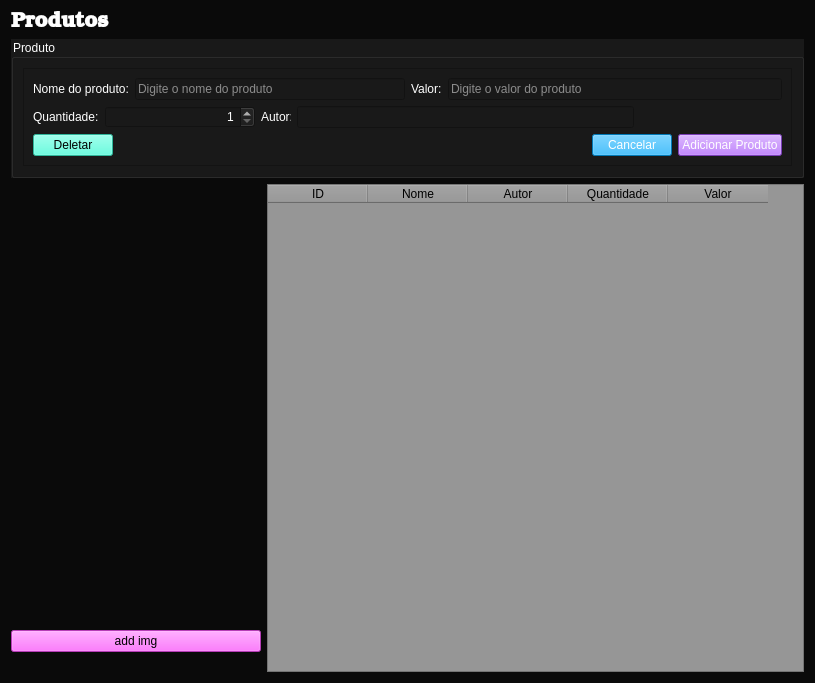
<?xml version="1.0" encoding="UTF-8"?>
<ui version="4.0">
 <class>Form</class>
 <widget class="QWidget" name="Form">
  <property name="geometry">
   <rect>
    <x>0</x>
    <y>0</y>
    <width>815</width>
    <height>683</height>
   </rect>
  </property>
  <property name="windowTitle">
   <string>Form</string>
  </property>
  <property name="styleSheet">
   <string notr="true">background-color: rgb(10, 10, 10);
color: rgb(255, 255, 255);</string>
  </property>
  <layout class="QVBoxLayout" name="verticalLayout_4">
   <item>
    <widget class="QLabel" name="label">
     <property name="font">
      <font>
       <family>Bookman Old Style</family>
       <pointsize>16</pointsize>
       <weight>75</weight>
       <bold>true</bold>
      </font>
     </property>
     <property name="text">
      <string>Produtos</string>
     </property>
    </widget>
   </item>
   <item>
    <widget class="QGroupBox" name="groupBox">
     <property name="styleSheet">
      <string notr="true">background-color: rgb(25, 25, 25);
</string>
     </property>
     <property name="title">
      <string>Produto</string>
     </property>
     <layout class="QHBoxLayout" name="horizontalLayout_7">
      <item>
       <widget class="QFrame" name="frame">
        <property name="frameShape">
         <enum>QFrame::StyledPanel</enum>
        </property>
        <property name="frameShadow">
         <enum>QFrame::Raised</enum>
        </property>
        <layout class="QVBoxLayout" name="verticalLayout_2">
         <item>
          <layout class="QVBoxLayout" name="verticalLayout">
           <item>
            <layout class="QHBoxLayout" name="horizontalLayout_4">
             <item>
              <layout class="QHBoxLayout" name="horizontalLayout_2">
               <item>
                <widget class="QLabel" name="label_2">
                 <property name="text">
                  <string>Nome do produto:</string>
                 </property>
                </widget>
               </item>
               <item>
                <widget class="QLineEdit" name="book_name">
                 <property name="placeholderText">
                  <string>Digite o nome do produto</string>
                 </property>
                </widget>
               </item>
              </layout>
             </item>
             <item>
              <layout class="QHBoxLayout" name="horizontalLayout_5">
               <item>
                <widget class="QLabel" name="label_4">
                 <property name="text">
                  <string>Valor:</string>
                 </property>
                </widget>
               </item>
               <item>
                <widget class="QLineEdit" name="book_price">
                 <property name="placeholderText">
                  <string>Digite o valor do produto</string>
                 </property>
                </widget>
               </item>
              </layout>
             </item>
            </layout>
           </item>
           <item>
            <layout class="QHBoxLayout" name="horizontalLayout_3">
             <item>
              <widget class="QLabel" name="label_3">
               <property name="sizePolicy">
                <sizepolicy hsizetype="Fixed" vsizetype="Preferred">
                 <horstretch>0</horstretch>
                 <verstretch>0</verstretch>
                </sizepolicy>
               </property>
               <property name="text">
                <string>Quantidade:</string>
               </property>
              </widget>
             </item>
             <item>
              <widget class="QSpinBox" name="book_qtd">
               <property name="sizePolicy">
                <sizepolicy hsizetype="Preferred" vsizetype="Fixed">
                 <horstretch>0</horstretch>
                 <verstretch>0</verstretch>
                </sizepolicy>
               </property>
               <property name="minimumSize">
                <size>
                 <width>150</width>
                 <height>0</height>
                </size>
               </property>
               <property name="maximumSize">
                <size>
                 <width>75</width>
                 <height>16777215</height>
                </size>
               </property>
               <property name="alignment">
                <set>Qt::AlignRight|Qt::AlignTrailing|Qt::AlignVCenter</set>
               </property>
               <property name="minimum">
                <number>1</number>
               </property>
              </widget>
             </item>
             <item>
              <widget class="QLabel" name="label_5">
               <property name="maximumSize">
                <size>
                 <width>30</width>
                 <height>16777215</height>
                </size>
               </property>
               <property name="text">
                <string>Autor:</string>
               </property>
              </widget>
             </item>
             <item>
              <widget class="QLineEdit" name="escritor">
               <property name="minimumSize">
                <size>
                 <width>337</width>
                 <height>0</height>
                </size>
               </property>
               <property name="maximumSize">
                <size>
                 <width>337</width>
                 <height>300</height>
                </size>
               </property>
              </widget>
             </item>
             <item>
              <spacer name="horizontalSpacer_2">
               <property name="orientation">
                <enum>Qt::Horizontal</enum>
               </property>
               <property name="sizeHint" stdset="0">
                <size>
                 <width>50</width>
                 <height>20</height>
                </size>
               </property>
              </spacer>
             </item>
            </layout>
           </item>
          </layout>
         </item>
         <item>
          <layout class="QHBoxLayout" name="horizontalLayout">
           <item>
            <widget class="QPushButton" name="remove">
             <property name="cursor">
              <cursorShape>PointingHandCursor</cursorShape>
             </property>
             <property name="toolTip">
              <string>Remover produto</string>
             </property>
             <property name="styleSheet">
              <string notr="true">background-color: rgb(64, 255, 217);
color: rgb(0, 0, 0);</string>
             </property>
             <property name="text">
              <string>Deletar</string>
             </property>
            </widget>
           </item>
           <item>
            <spacer name="horizontalSpacer">
             <property name="orientation">
              <enum>Qt::Horizontal</enum>
             </property>
             <property name="sizeHint" stdset="0">
              <size>
               <width>40</width>
               <height>20</height>
              </size>
             </property>
            </spacer>
           </item>
           <item>
            <widget class="QPushButton" name="cancel">
             <property name="cursor">
              <cursorShape>PointingHandCursor</cursorShape>
             </property>
             <property name="toolTip">
              <string>Parar a edição</string>
             </property>
             <property name="styleSheet">
              <string notr="true">background-color: rgb(0, 170, 255);</string>
             </property>
             <property name="text">
              <string>Cancelar</string>
             </property>
            </widget>
           </item>
           <item>
            <widget class="QPushButton" name="add_book">
             <property name="cursor">
              <cursorShape>PointingHandCursor</cursorShape>
             </property>
             <property name="toolTip">
              <string>Salvar produto</string>
             </property>
             <property name="styleSheet">
              <string notr="true">background-color: rgb(170, 85, 255);</string>
             </property>
             <property name="text">
              <string>Adicionar Produto</string>
             </property>
            </widget>
           </item>
          </layout>
         </item>
        </layout>
       </widget>
      </item>
     </layout>
    </widget>
   </item>
   <item>
    <layout class="QHBoxLayout" name="horizontalLayout_6">
     <item>
      <layout class="QVBoxLayout" name="verticalLayout_3">
       <item>
        <widget class="QLabel" name="img_icon">
         <property name="minimumSize">
          <size>
           <width>250</width>
           <height>400</height>
          </size>
         </property>
         <property name="maximumSize">
          <size>
           <width>250</width>
           <height>400</height>
          </size>
         </property>
         <property name="text">
          <string/>
         </property>
         <property name="scaledContents">
          <bool>true</bool>
         </property>
        </widget>
       </item>
       <item>
        <widget class="QPushButton" name="img_select">
         <property name="styleSheet">
          <string notr="true">background-color: rgb(255, 85, 255);
color: rgb(0, 0, 0);</string>
         </property>
         <property name="text">
          <string>add img</string>
         </property>
        </widget>
       </item>
      </layout>
     </item>
     <item>
      <widget class="QTableWidget" name="tabela_livros">
       <property name="styleSheet">
        <string notr="true">background-color: rgb(150, 150, 150);
color: rgb(0, 0, 0);</string>
       </property>
       <property name="editTriggers">
        <set>QAbstractItemView::NoEditTriggers</set>
       </property>
       <column>
        <property name="text">
         <string>ID</string>
        </property>
       </column>
       <column>
        <property name="text">
         <string>Nome</string>
        </property>
       </column>
       <column>
        <property name="text">
         <string>Autor</string>
        </property>
       </column>
       <column>
        <property name="text">
         <string>Quantidade</string>
        </property>
       </column>
       <column>
        <property name="text">
         <string>Valor</string>
        </property>
       </column>
      </widget>
     </item>
    </layout>
   </item>
  </layout>
 </widget>
 <resources/>
 <connections/>
</ui>
